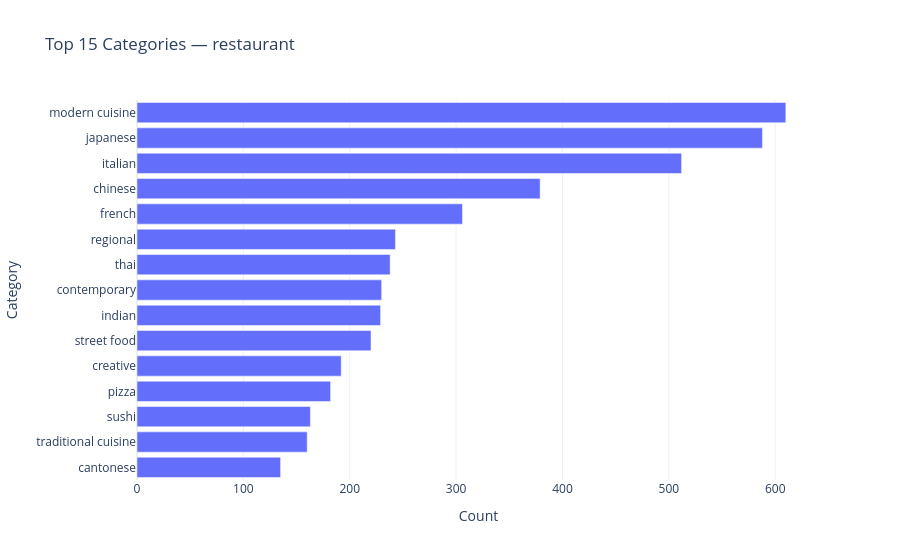
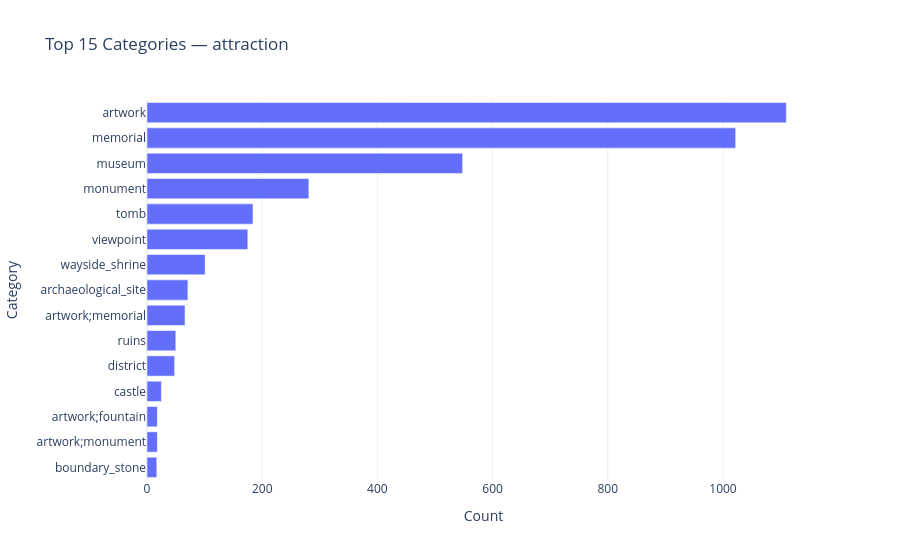
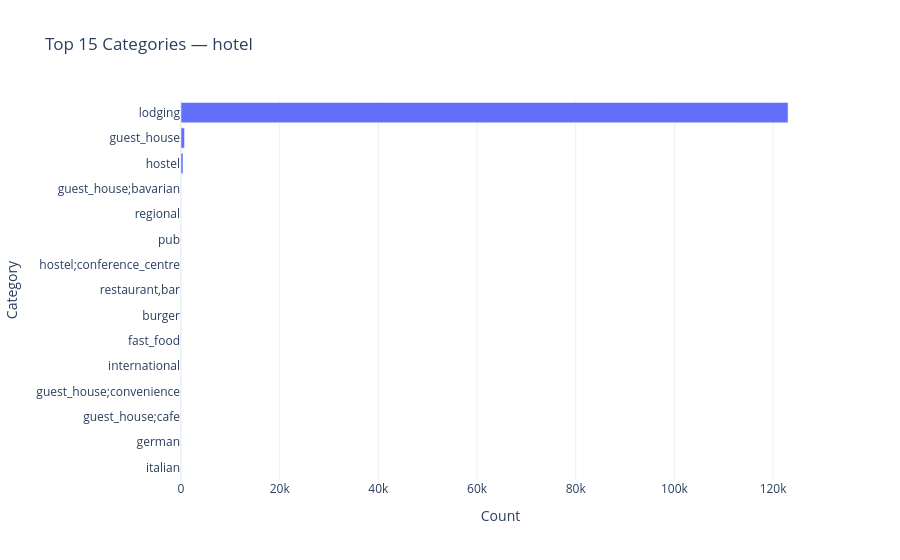

The notebook cell saved with these charts, in order:
### Code cell
for entity in df_cats["entity_type"].dropna().unique():
    subset = df_cats[df_cats["entity_type"] == entity]
    top = subset["category"].value_counts().head(15)

    fig = px.bar(
        x=top.values,
        y=top.index,
        orientation="h",
        title=f"Top 15 Categories — {entity}",
        labels={"x": "Count", "y": "Category"},
        template=PLOTLY_TEMPLATE,
    )
    fig.update_layout(yaxis=dict(autorange="reversed"))
    fig.show()

### Figure 1 — Plotly figure (JSON) as saved in the notebook; plotly's stock layout.template omitted (floating-point values rounded to 4 significant figures)
{"data": [{"hovertemplate": "Count=%{x}<br>Category=%{y}<extra></extra>", "legendgroup": "", "marker": {"color": "#636efa", "pattern": {"shape": ""}}, "name": "", "orientation": "h", "showlegend": false, "textposition": "auto", "type": "bar", "x": [610, 588, 512, 379, 306, 243, 238, 230, 229, 220, 192, 182, 163, 160, 135], "xaxis": "x", "y": ["modern cuisine", "japanese", "italian", "chinese", "french", "regional", "thai", "contemporary", "indian", "street food", "creative", "pizza", "sushi", "traditional cuisine", "cantonese"], "yaxis": "y"}], "layout": {"barmode": "relative", "legend": {"tracegroupgap": 0}, "title": {"text": "Top 15 Categories — restaurant"}, "xaxis": {"anchor": "y", "domain": [0, 1], "title": {"text": "Count"}}, "yaxis": {"anchor": "x", "autorange": "reversed", "domain": [0, 1], "title": {"text": "Category"}}}}

### Figure 2 — Plotly figure (JSON) as saved in the notebook; plotly's stock layout.template omitted (floating-point values rounded to 4 significant figures)
{"data": [{"hovertemplate": "Count=%{x}<br>Category=%{y}<extra></extra>", "legendgroup": "", "marker": {"color": "#636efa", "pattern": {"shape": ""}}, "name": "", "orientation": "h", "showlegend": false, "textposition": "auto", "type": "bar", "x": [1110, 1022, 548, 281, 184, 175, 101, 71, 66, 50, 48, 25, 18, 18, 17], "xaxis": "x", "y": ["artwork", "memorial", "museum", "monument", "tomb", "viewpoint", "wayside_shrine", "archaeological_site", "artwork;memorial", "ruins", "district", "castle", "artwork;fountain", "artwork;monument", "boundary_stone"], "yaxis": "y"}], "layout": {"barmode": "relative", "legend": {"tracegroupgap": 0}, "title": {"text": "Top 15 Categories — attraction"}, "xaxis": {"anchor": "y", "domain": [0, 1], "title": {"text": "Count"}}, "yaxis": {"anchor": "x", "autorange": "reversed", "domain": [0, 1], "title": {"text": "Category"}}}}

### Figure 3 — Plotly figure (JSON) as saved in the notebook; plotly's stock layout.template omitted (floating-point values rounded to 4 significant figures)
{"data": [{"hovertemplate": "Count=%{x}<br>Category=%{y}<extra></extra>", "legendgroup": "", "marker": {"color": "#636efa", "pattern": {"shape": ""}}, "name": "", "orientation": "h", "showlegend": false, "textposition": "auto", "type": "bar", "x": [123037, 719, 410, 2, 2, 2, 1, 1, 1, 1, 1, 1, 1, 1, 1], "xaxis": "x", "y": ["lodging", "guest_house", "hostel", "guest_house;bavarian", "regional", "pub", "hostel;conference_centre", "restaurant,bar", "burger", "fast_food", "international", "guest_house;convenience", "guest_house;cafe", "german", "italian"], "yaxis": "y"}], "layout": {"barmode": "relative", "legend": {"tracegroupgap": 0}, "title": {"text": "Top 15 Categories — hotel"}, "xaxis": {"anchor": "y", "domain": [0, 1], "title": {"text": "Count"}}, "yaxis": {"anchor": "x", "autorange": "reversed", "domain": [0, 1], "title": {"text": "Category"}}}}
